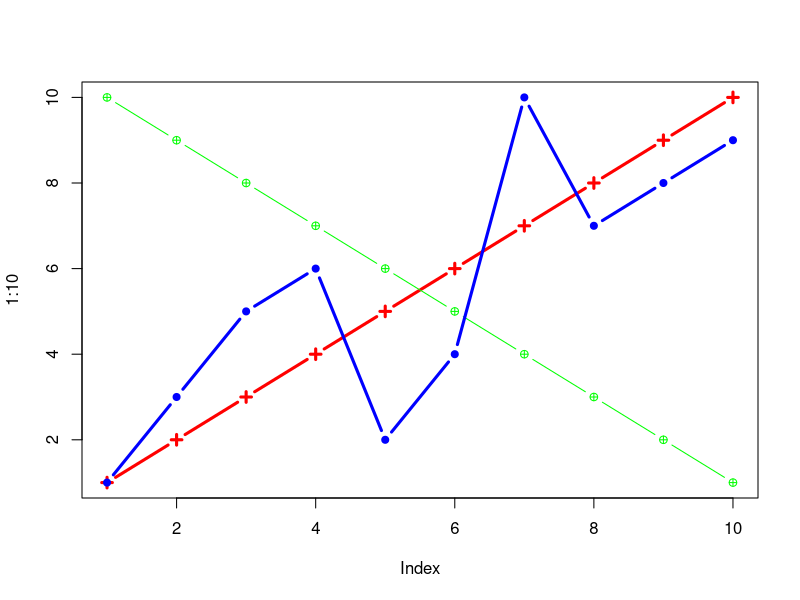
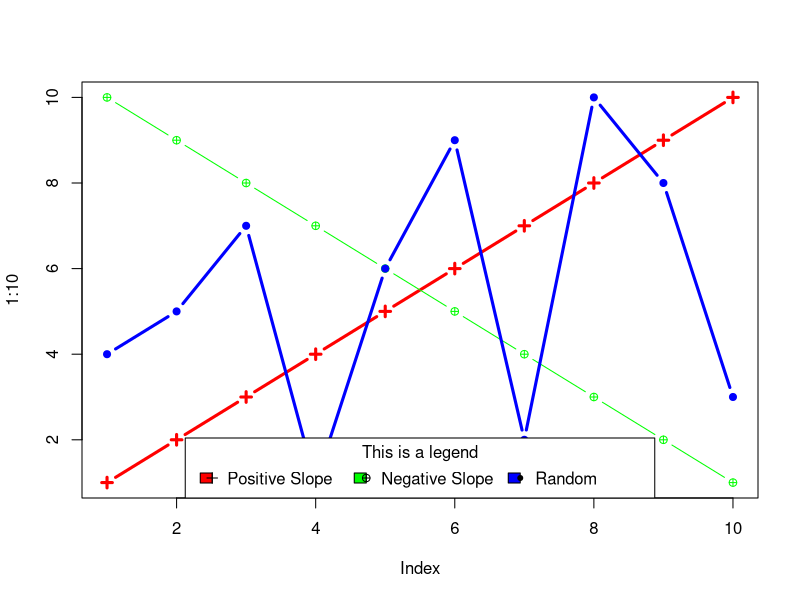

Recreate these plots in R, in order.
# legend

# make a plot for experimentation
newGraph <- function() {
  plot(1:10,
       col = "Red",
       type = "b",
       lwd = 3,
       pch = 3)
  lines(10:1, col = "Green", lwd = 1, pch = 10, type = "b")
  lines(sample(1:10, 10), col = "Blue", lwd = 3, type = "b", pch = 20)
}

newGraph()

# position ----------------------
# x can be combination of (top or bottom or neither) + (left or right or neither) 
# x = "bottomright"
# position can also be x/y of top left corner in plot coordinates
# x = 3, y = 5
# position can be pair of x/y - bottom left, top right
# x = c(3,7), y = c(5,10)

# points ------------------
# pch = c(3,10,20)

# color of points
# col = c("red","green", "blue")

# fill -------------
# place colored boxes in legend
# fill = c("red","green", "blue")

# columns -------------
#ncol = 3
# ...or...
# horiz = TRUE

newGraph()
legend(x = "bottom",
       title = "This is a legend",
       legend = c("Positive Slope","Negative Slope", "Random"),
       pch = c(3,10,20),
       horiz = TRUE,
       fill = c("red","green", "blue")
       )
